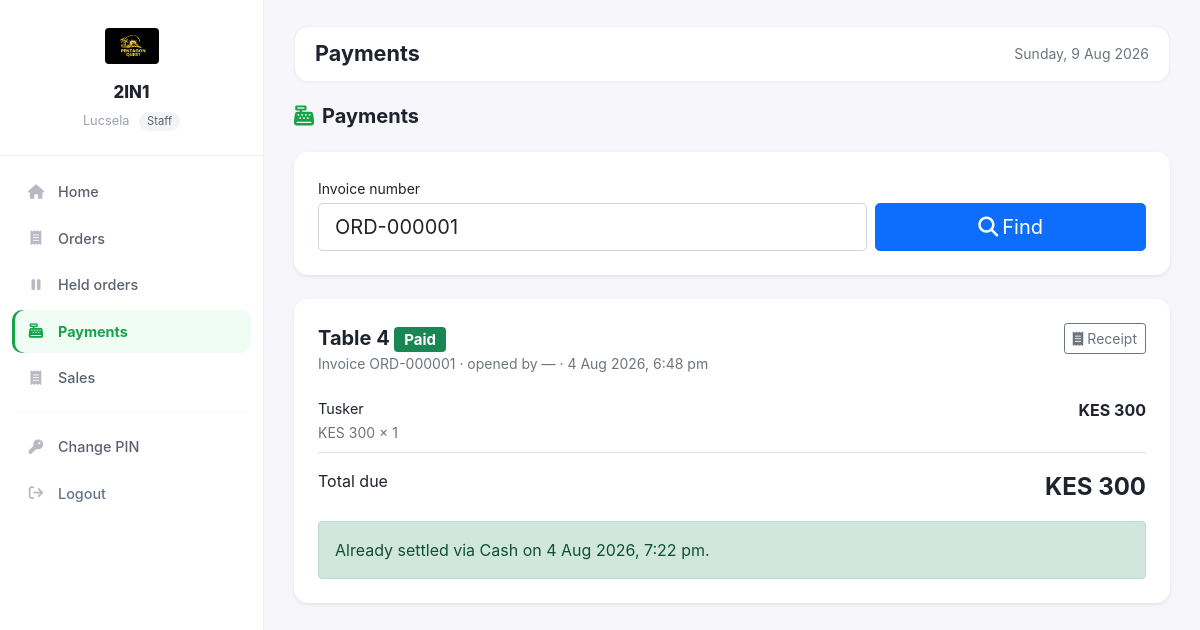
The app's page /public/staff/payments/index.php?receipt=ORD-000001 (signed in) with its own data.
### tables this page shows
CREATE TABLE `tenants` (
  `id` int NOT NULL AUTO_INCREMENT,
  `name` varchar(150) NOT NULL,
  `slug` varchar(150) NOT NULL,
  `owner_user_id` int DEFAULT NULL,
  `status` enum('active','suspended','cancelled') NOT NULL DEFAULT 'active',
  `logo_path` varchar(255) DEFAULT NULL,
  `currency` varchar(8) NOT NULL DEFAULT 'KES',
  `phone` varchar(30) DEFAULT NULL,
  `address` varchar(255) DEFAULT NULL,
  `receipt_footer` varchar(255) DEFAULT NULL,
  `kra_pin` varchar(20) DEFAULT NULL,
  `created_at` datetime NOT NULL DEFAULT CURRENT_TIMESTAMP,
  `updated_at` datetime NOT NULL DEFAULT CURRENT_TIMESTAMP ON UPDATE CURRENT_TIMESTAMP,
  PRIMARY KEY (`id`),
  UNIQUE KEY `uq_tenant_slug` (`slug`),
  KEY `idx_tenant_status` (`status`)
);

CREATE TABLE `orders` (
  `id` int NOT NULL AUTO_INCREMENT,
  `tenant_id` int NOT NULL,
  `table_name` varchar(120) NOT NULL,
  `channel` enum('walkin','tab') NOT NULL DEFAULT 'tab',
  `opened_by` int NOT NULL,
  `receipt_number` varchar(32) NOT NULL,
  `status` enum('open','paid','void') NOT NULL DEFAULT 'open',
  `subtotal` decimal(12,2) NOT NULL DEFAULT '0.00',
  `total` decimal(12,2) NOT NULL DEFAULT '0.00',
  `payment_method` enum('cash','mpesa','split') DEFAULT NULL,
  `cash_amount` decimal(12,2) DEFAULT NULL,
  `mpesa_amount` decimal(12,2) DEFAULT NULL,
  `amount_tendered` decimal(12,2) DEFAULT NULL,
  `change_due` decimal(12,2) DEFAULT NULL,
  `paid_by` int DEFAULT NULL,
  `paid_at` datetime DEFAULT NULL,
  `created_at` datetime NOT NULL DEFAULT CURRENT_TIMESTAMP,
  `updated_at` datetime NOT NULL DEFAULT CURRENT_TIMESTAMP ON UPDATE CURRENT_TIMESTAMP,
  PRIMARY KEY (`id`),
  UNIQUE KEY `uq_order_receipt` (`tenant_id`,`receipt_number`),
  KEY `idx_order_tenant` (`tenant_id`),
  KEY `idx_order_status` (`tenant_id`,`status`)
);

CREATE TABLE `order_items` (
  `id` int NOT NULL AUTO_INCREMENT,
  `tenant_id` int NOT NULL,
  `order_id` int NOT NULL,
  `product_id` int DEFAULT NULL,
  `product_name` varchar(160) NOT NULL,
  `unit_price` decimal(12,2) NOT NULL,
  `quantity` decimal(12,2) NOT NULL,
  `line_total` decimal(12,2) NOT NULL,
  `added_by` int NOT NULL,
  `created_at` datetime NOT NULL DEFAULT CURRENT_TIMESTAMP,
  PRIMARY KEY (`id`),
  KEY `idx_orderitem_order` (`order_id`),
  KEY `idx_orderitem_tenant` (`tenant_id`)
);

### public/staff/payments/index.php (the view, shortened to what the rows shown need)
<?php
require_once __DIR__ . '/../../../app/app.php';
$pdo = Database::pdo();
$O = new Models\OrderModel($pdo);
$receiptQuery = trim($_GET['receipt'] ?? $_POST['receipt_number'] ?? '');
$order = $receiptQuery !== '' ? $O->findByReceipt($receiptQuery) : null;
$items = $order ? $O->items((int) $order['id']) : [];
?>
<h1 class="h5 mb-4 fw-bold"><i class="fas fa-cash-register me-2 text-primary"></i>Payments</h1>
<?php if ($order):
    $statusBadge = [
        'open' => '<span class="badge bg-warning text-dark">Unpaid</span>',
        'paid' => '<span class="badge bg-success">Paid</span>',
        'void' => '<span class="badge bg-secondary">Voided</span>',
    ][$order['status']] ?? '';
?>
<div class="card border-0 shadow-sm mb-4" style="border-radius:14px;">
  <div class="card-body p-4">
    <div class="d-flex justify-content-between align-items-start flex-wrap gap-2 mb-3">
      <div>
        <div class="fw-bold fs-5"><?php echo htmlspecialchars($order['table_name']); ?> <?php echo $statusBadge; ?></div>
        <div class="text-muted small">Invoice <?php echo htmlspecialchars($order['receipt_number']); ?> · opened by <?php echo htmlspecialchars($order['opened_by_name'] ?? '—'); ?> · <?php echo date('j M Y, g:i a', strtotime($order['created_at'])); ?></div>
      </div>
      <a class="btn btn-sm btn-outline-secondary" href="<?php echo public_url('staff/orders/receipt.php?id=' . (int) $order['id']); ?>"><i class="fas fa-receipt me-1"></i>Receipt</a>
    </div>
    <?php foreach ($items as $it): ?>
      <div class="d-flex justify-content-between border-bottom py-2">
        <div>
          <div class="fw-semibold" style="font-size:.9rem;"><?php echo htmlspecialchars($it['product_name']); ?></div>
          <small class="text-muted">KES <?php echo number_format((float) $it['unit_price'], 0); ?> × <?php echo rtrim(rtrim(number_format((float) $it['quantity'], 2), '0'), '.'); ?></small>
        </div>
        <div class="fw-bold">KES <?php echo number_format((float) $it['line_total'], 0); ?></div>
      </div>
    <?php endforeach; ?>
    <div class="d-flex justify-content-between pt-3 mb-3">
      <span class="fw-semibold">Total due</span>
      <span class="fw-bold fs-4">KES <?php echo number_format((float) $order['total'], 0); ?></span>
    </div>
    <?php if ($order['status'] === 'open'): ?>
      <form method="post">
        <input type="hidden" name="action" value="settle">
        <input type="hidden" name="receipt_number" value="<?php echo htmlspecialchars($order['receipt_number']); ?>">
        <div class="btn-group w-100 mb-3" role="group">
          <input type="radio" class="btn-check" name="payment_method" id="payCash" value="cash" checked>
          <label class="btn btn-outline-primary" for="payCash"><i class="fas fa-money-bill-wave me-1"></i>Cash</label>
          <input type="radio" class="btn-check" name="payment_method" id="payMpesa" value="mpesa">
          <label class="btn btn-outline-success" for="payMpesa"><i class="fas fa-mobile-screen me-1"></i>M-Pesa</label>
          <input type="radio" class="btn-check" name="payment_method" id="paySplit" value="split">
          <label class="btn btn-outline-secondary" for="paySplit"><i class="fas fa-divide me-1"></i>Split (both)</label>
        </div>
        <div id="cashBox" class="row g-2 mb-2">
          <div class="col-6">
            <label class="form-label small">Cash given</label>
            <input type="number" step="0.01" min="0" name="amount_tendered" id="cashGiven" class="form-control" placeholder="0">
          </div>
          <div class="col-6">
            <label class="form-label small">Balance to give back</label>
            <div class="form-control bg-light fw-semibold" id="cashBalance">KES 0</div>
          </div>
        </div>
        <div id="splitBox" style="display:none;" class="row g-2 mb-2">
          <div class="col-6">
            <label class="form-label small">Cash portion</label>
            <input type="number" step="0.01" min="0" name="cash_amount" id="cashPortion" class="form-control">
          </div>
          <div class="col-6">
            <label class="form-label small">M-Pesa portion</label>
            <input type="number" step="0.01" min="0" name="mpesa_amount" id="mpesaPortion" class="form-control">
          </div>
        </div>
        <div class="mb-3"></div>
        <button type="submit" class="btn btn-success btn-lg w-100"><i class="fas fa-check me-1"></i>Mark paid — KES <?php echo number_format((float) $order['total'], 0); ?></button>
      </form>
      <script>
        var ORDER_TOTAL = <?php echo (float) $order['total']; ?>;
        var cashBox = document.getElementById('cashBox'), splitBox = document.getElementById('splitBox');
        function money(n) { return n.toLocaleString('en-KE', {maximumFractionDigits: 2}); }
        function syncMode() {
          var m = document.querySelector('input[name=payment_method]:checked').value;
          cashBox.style.display = m === 'mpesa' ? 'none' : 'flex';
          splitBox.style.display = m === 'split' ? 'flex' : 'none';
          updateBalance();
        }
        function updateBalance() {
          var m = document.querySelector('input[name=payment_method]:checked').value;
          var due = m === 'split' ? (parseFloat(document.getElementById('cashPortion').value) || 0) : ORDER_TOTAL;
          var given = parseFloat(document.getElementById('cashGiven').value) || 0;
          var bal = document.getElementById('cashBalance');
          if (m === 'mpesa') { bal.textContent = '—'; return; }
          bal.textContent = given >= due ? ('KES ' + money(given - due)) : 'short';
        }
        document.querySelectorAll('input[name=payment_method]').forEach(function (r) { r.addEventListener('change', syncMode); });
        ['cashGiven', 'cashPortion'].forEach(function (id) {
          document.getElementById(id).addEventListener('input', updateBalance);
        });
        syncMode();
      </script>
    <?php elseif ($order['status'] === 'paid'): ?>
      <div class="alert alert-success mb-0">Already settled via <?php echo htmlspecialchars(ucfirst($order['payment_method'] ?? '')); ?> on <?php echo date('j M Y, g:i a', strtotime($order['paid_at'])); ?>.</div>
    <?php else: ?>
      <div class="alert alert-secondary mb-0">This tab was voided — nothing to collect.</div>
    <?php endif; ?>
  </div>
</div>
<?php endif; ?>
<?php
include __DIR__ . '/../../templates/staff/layout.php';

### public/components/staff/sidebar.php (shortened to what the rows shown need)
<?php
require_once __DIR__ . '/../../../app/helpers/PathConfig.php';
$__tenant   = $__tenant ?? null;
$shopName   = $__tenant['name'] ?? 'My Shop';
$logo = Branding::tenantLogo($__tenant);
$username   = $_SESSION['username'] ?? 'User';
?>
<aside class="t-sidebar" id="tSidebar">
    <div class="t-brand">
        <img class="t-logo" src="<?php echo htmlspecialchars($logo); ?>" alt="<?php echo htmlspecialchars($shopName); ?>">
        <div class="t-shop"><?php echo htmlspecialchars($shopName); ?></div>
        <div class="t-user">
            <?php echo htmlspecialchars($username); ?>
            <span class="t-role">Staff</span>
        </div>
    </div>
</aside>

### records on screen
tenants: logo_path (picture), name "2IN1"
orders: table_name "Table 4", status "Paid", receipt_number "ORD-000001", created_at "4 Aug 2026, 6:48 pm", total "300", payment_method "Cash", paid_at "4 Aug 2026, 7:22 pm"
order_items: product_name "Tusker", unit_price "300", quantity "1", line_total "300"

### other values on screen
$username "Lucsela"
$page_title "Payments"
$order['opened_by_name'] "—"
